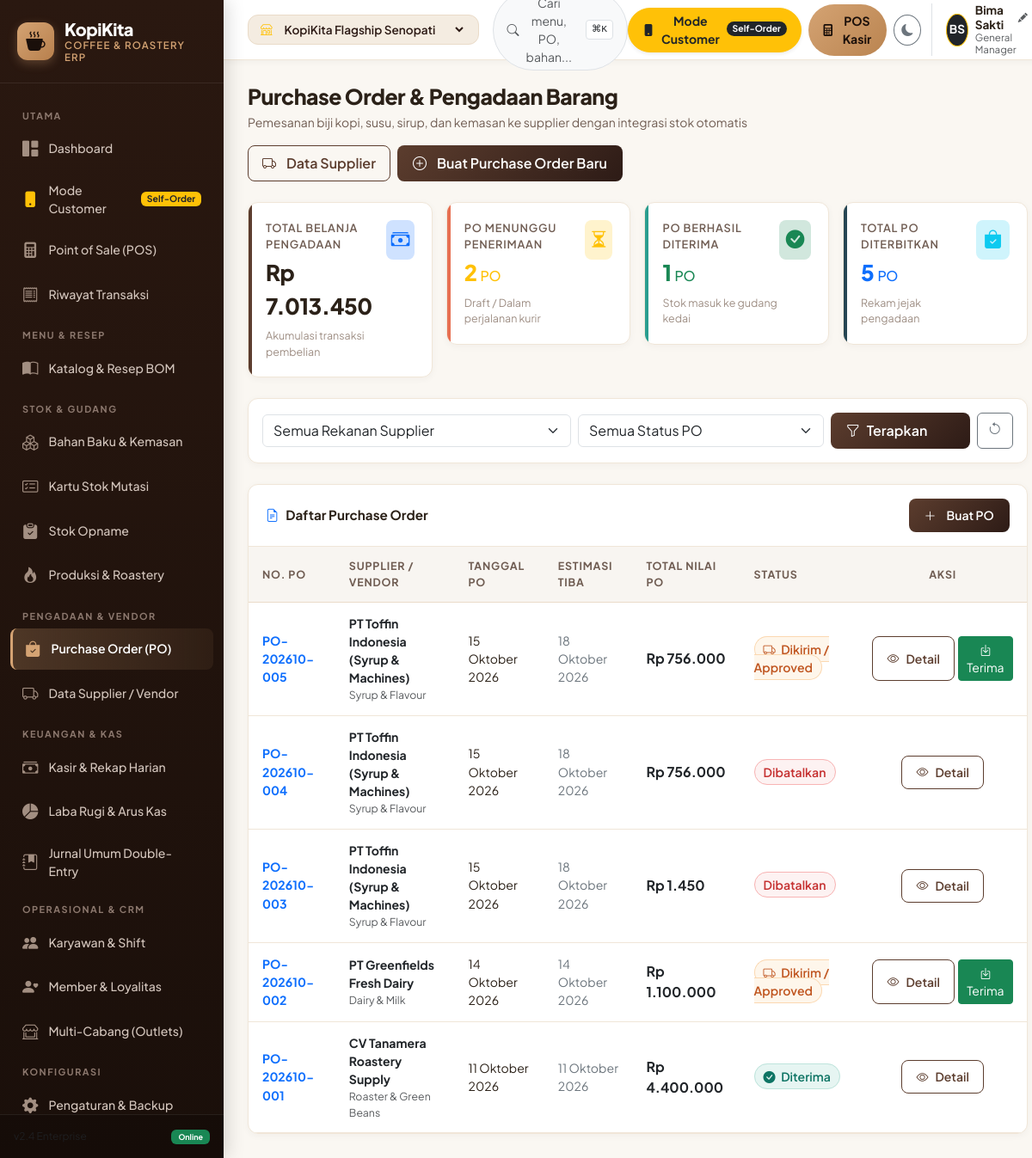
Screenshot of /purchasing.php with the database file from the repository.
### tables this page shows
CREATE TABLE app_settings (
    key_name TEXT PRIMARY KEY,
    val_text TEXT
);

CREATE TABLE purchase_orders (
    id INTEGER PRIMARY KEY AUTOINCREMENT,
    po_number TEXT UNIQUE NOT NULL,
    vendor_id INTEGER NOT NULL,
    outlet_id INTEGER DEFAULT 1,
    po_date TEXT NOT NULL,
    expected_date TEXT,
    status TEXT DEFAULT 'Draft',
    total_amount REAL DEFAULT 0,
    notes TEXT,
    created_at TEXT DEFAULT (datetime('now', 'localtime')),
    FOREIGN KEY (vendor_id) REFERENCES vendors(id),
    FOREIGN KEY (outlet_id) REFERENCES outlets(id)
);

CREATE TABLE vendors (
    id INTEGER PRIMARY KEY AUTOINCREMENT,
    code TEXT UNIQUE NOT NULL,
    name TEXT NOT NULL,
    category TEXT NOT NULL,
    contact_person TEXT,
    phone TEXT,
    email TEXT,
    address TEXT
);

### purchasing.php (the view, shortened to what the rows shown need)
<?php
require_once __DIR__ . '/includes/header.php';
$outletId = $currentOutlet['id'];
$where = ["po.outlet_id = :outlet_id"];
$params = [':outlet_id' => $outletId];
$whereClause = implode(' AND ', $where);
$pos = dbFetchAll("
    SELECT po.*, v.name as vendor_name, v.category as vendor_category, v.phone as vendor_phone
    FROM purchase_orders po
    JOIN vendors v ON po.vendor_id = v.id
    WHERE {$whereClause}
    ORDER BY po.id DESC
", $params);
?>
<div class="page-header">
    <div>
        <h1 class="page-title">Purchase Order & Pengadaan Barang</h1>
    </div>
</div>
<div class="card-coffee">
    <div class="table-responsive">
        <table class="table-coffee table-hover">
            <thead>
                <tr>
                    <th>No. PO</th>
                    <th>Supplier / Vendor</th>
                    <th>Tanggal PO</th>
                    <th>Estimasi Tiba</th>
                    <th>Total Nilai PO</th>
                    <th>Status</th>
                    <th class="text-center">Aksi</th>
                </tr>
            </thead>
            <tbody>
                <?php if (empty($pos)): ?>
                    <tr>
                        <td colspan="7" class="text-center py-5 text-muted">
                            <i class="bi bi-bag-x fs-1 d-block mb-2 text-secondary"></i>
                            Tidak ada Purchase Order pada filter ini.
                        </td>
                    </tr>
                <?php else: ?>
                    <?php foreach ($pos as $po): ?>
                        <tr>
                            <td>
                                <a href="po_detail.php?id=<?php echo $po['id']; ?>" class="fw-bold text-decoration-none text-primary">
                                    <?php echo htmlspecialchars($po['po_number']); ?>
                                </a>
                            </td>
                            <td>
                                <div class="fw-bold text-dark"><?php echo htmlspecialchars($po['vendor_name']); ?></div>
                                <div class="text-muted small"><?php echo htmlspecialchars($po['vendor_category']); ?></div>
                            </td>
                            <td><?php echo formatDate($po['po_date'], 'date'); ?></td>
                            <td>
                                <?php if ($po['expected_date']): ?>
                                    <span class="text-secondary"><?php echo formatDate($po['expected_date'], 'date'); ?></span>
                                <?php else: ?>
                                    <span class="text-muted">-</span>
                                <?php endif; ?>
                            </td>
                            <td class="fw-bold fs-6 text-dark"><?php echo formatRupiah($po['total_amount']); ?></td>
                            <td>
                                <?php if ($po['status'] === 'Received'): ?>
                                    <span class="badge-soft-success">
                                        <i class="bi bi-check-circle-fill me-1"></i> Diterima
                                    </span>
                                <?php elseif ($po['status'] === 'Approved'): ?>
                                    <span class="badge-soft-warning">
                                        <i class="bi bi-truck me-1"></i> Dikirim / Approved
                                    </span>
                                <?php elseif ($po['status'] === 'Draft'): ?>
                                    <span class="badge-soft-secondary">Draft</span>
                                <?php else: ?>
                                    <span class="badge-soft-danger">Dibatalkan</span>
                                <?php endif; ?>
                            </td>
                            <td class="text-center">
                                <div class="d-flex justify-content-center gap-1">
                                    <a href="po_detail.php?id=<?php echo $po['id']; ?>" class="btn btn-sm btn-outline-coffee" title="Rincian & Dokumen PO">
                                        <i class="bi bi-eye"></i> Detail
                                    </a>
                                    <?php if ($po['status'] === 'Approved'): ?>
                                        <a href="po_detail.php?id=<?php echo $po['id']; ?>&action=receive" class="btn btn-sm btn-success" title="Terima Barang ke Gudang">
                                            <i class="bi bi-box-arrow-in-down"></i> Terima
                                        </a>
                                    <?php endif; ?>
                                </div>
                            </td>
                        </tr>
                    <?php endforeach; ?>
                <?php endif; ?>
            </tbody>
        </table>
    </div>
</div>
<?php require_once __DIR__ . '/includes/footer.php'; ?>

### includes/header.php (shortened to what the rows shown need)
<?php
require_once __DIR__ . '/functions.php';
$currentOutlet = getCurrentOutlet();
$allOutlets = getAllOutlets();
$currentUser = getCurrentUser();
?>
<!DOCTYPE html>
<html lang="id" data-theme="light">
<head>
    <link href="https://cdn.jsdelivr.net/npm/bootstrap@5.3.3/dist/css/bootstrap.min.css" rel="stylesheet">
    <link rel="stylesheet" href="https://cdn.jsdelivr.net/npm/bootstrap-icons@1.11.3/font/bootstrap-icons.min.css">
    <link rel="stylesheet" href="assets/css/style.css">
</head>
<body>
<div class="app-container">
    <?php require_once __DIR__ . '/sidebar.php'; ?>
    <div class="app-main">
        <header class="app-header">
            <div class="d-flex align-items-center gap-2">
                <div class="d-flex align-items-center gap-2 border-start ps-3 ms-1" style="cursor: pointer;" data-bs-toggle="modal" data-bs-target="#userProfileModal" title="Klik untuk Ganti Nama Manager & Role">
                    <div class="d-none d-md-block text-start" style="line-height: 1.2;">
                        <div class="fw-bold d-flex align-items-center gap-1" style="font-size: 0.85rem;">
                            <span id="headerUserName"><?php echo htmlspecialchars($currentUser['name']); ?></span>
                            <i class="bi bi-pencil-fill text-muted" style="font-size: 0.7rem;"></i>
                        </div>
                    </div>
                </div>
            </div>
        </header>
        <main class="page-body">

### rows the page displays
app_settings: val_text "Bima Sakti"
purchase_orders: po_number "PO-202610-005", vendor.name "PT Toffin Indonesia (Syrup & Machines)", vendor.category "Syrup & Flavour", po_date "15 Oktober 2026", expected_date "18 Oktober 2026", total_amount "Rp 756.000", status "Approved" (drawn)
purchase_orders: po_number "PO-202610-004", vendor.name "PT Toffin Indonesia (Syrup & Machines)", vendor.category "Syrup & Flavour", po_date "15 Oktober 2026", expected_date "18 Oktober 2026", total_amount "Rp 756.000", status "Dibatalkan"
purchase_orders: po_number "PO-202610-003", vendor.name "PT Toffin Indonesia (Syrup & Machines)", vendor.category "Syrup & Flavour", po_date "15 Oktober 2026", expected_date "18 Oktober 2026", total_amount "Rp 1.450", status "Dibatalkan"
purchase_orders: po_number "PO-202610-002", vendor.name "PT Greenfields Fresh Dairy", vendor.category "Dairy & Milk", po_date "14 Oktober 2026", expected_date "14 Oktober 2026", total_amount "Rp 1.100.000", status "Approved" (drawn)
purchase_orders: po_number "PO-202610-001", vendor.name "CV Tanamera Roastery Supply", vendor.category "Roaster & Green Beans", po_date "11 Oktober 2026", expected_date "11 Oktober 2026", total_amount "Rp 4.400.000", status "Received" (drawn)

### other values shown
$currentUser['initials'] "BS"
$currentUser['role'] "General Manager"
formatRupiah($kpis['total_spend']) "Rp 7.013.450"
$kpis['pending_po'] "2"
$kpis['completed_po'] "1"
$kpis['total_po'] "5"
form field value "KopiKita Flagship Senopati"
